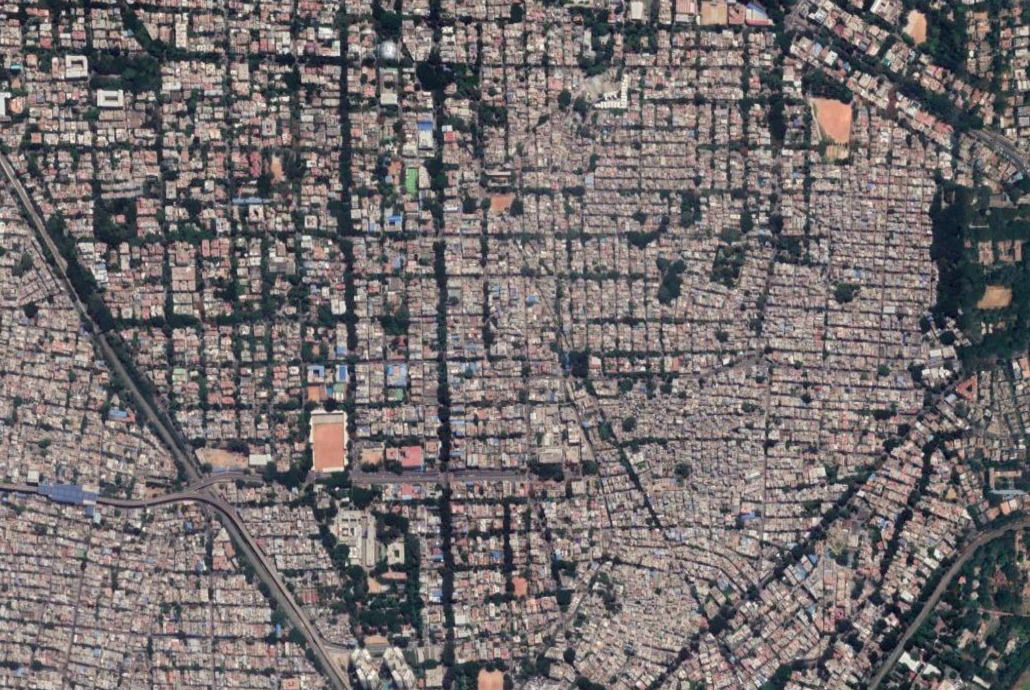
#> input picture generated/560003.png, 1030 x 690 px; its folder holds only this picture in this run
$ python percentage.py
#> lines starting #> are read from the running program, lines starting #| are printed output that depends on the picture; after the words box and inside, x2 and y2 are one past the last pixel; in counts of white or black regions, pixels touching at a corner belong together
import cv2
import os
import csv
import numpy as np


images_folder_path = os.path.abspath(os.path.join('generated')) + '/'
generated_folder_path = os.path.abspath(os.path.join('masks')) + '/'
images_list = os.listdir(images_folder_path)
images = [i.split('.')[0] for i in images_list]
print(len(images))
lower_green = np.array([40, 0, 0])
upper_green = np.array([100, 255, 255])

if os.path.exists("data.txt"):
  os.remove("data.txt")
else:
  print("The file 'data.txt' does not exist")

x = 690
y = 1029

location = [["NW", "W", "SW"],["N", "C", "S"],["NE", "E", "SE"]]

with open("data.txt", "a") as file_object:

    for image in images:

        img = cv2.imread(images_folder_path + image + '.png')
#> img is the input picture: shape (690, 1030, 3); mean B, G, R 109.7, 109, 115.3

        #cv2.imwrite(generated_folder_path + image + '.png', maskg)
        for i in range(0,3):
            for j in range(0,3):

                sector = img[int(x*j/3):int(x*(j+1)/3), int(y*i/3):int(y*(i+1)/3)]
                hsv = cv2.cvtColor(sector, cv2.COLOR_BGR2HSV)
                maskg = cv2.inRange(hsv, lower_green, upper_green)

                green_pixels = 0
                total_pixels = sector.shape[0] * sector.shape[1]

                for a in range(0, maskg.shape[0]):
                    for b in range(0,maskg.shape[1]):
                        if maskg[a,b] == 255:
                            green_pixels += 1

                perc = round( (green_pixels / total_pixels * 100) , 2)
                cv2.imwrite('sector-images/' + image + "-" + location[i][j] + '.png' ,sector)
                cv2.imwrite('sector-masks/' + image + "-" + location[i][j] + '.png',maskg )

                file_object.write(image + "-" + location[i][j] + "," + str(perc) + "\n")
                print(image + "-" + location[i][j] + "," + str(perc) + "\n")
#> this loop made 3 passes
#> pass 1, `cv2.imwrite('sector-images/' + image + "-" + location[i][j] + '.png' ,..`:
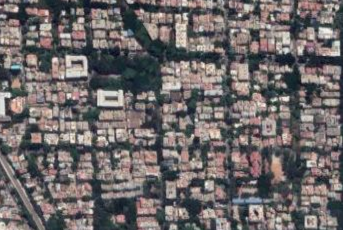
#> saved as 560003-NW.png: shape (230, 343, 3); mean B, G, R 104.1, 103.8, 109.2
#> pass 1, `cv2.imwrite('sector-masks/' + image + "-" + location[i][j] + '.png',ma..`:
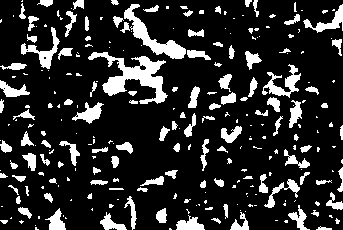
#> saved as 560003-NW.png: shape (230, 343); 16.9% white; 264 white regions (148 under 20 px), largest, box (x1, y1, x2, y2) and area: (88, 52, 168, 104) 1528, (124, 4, 186, 59) 899, (262, 64, 301, 98) 491
#> pass 1, `cv2.imwrite('sector-images/' + image + "-" + location[i][j] + '.png' ,..`:
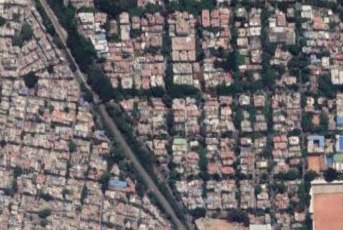
#> saved as 560003-W.png: shape (230, 343, 3); mean B, G, R 108.1, 107.4, 113.6
#> pass 1, `cv2.imwrite('sector-masks/' + image + "-" + location[i][j] + '.png',ma..`:
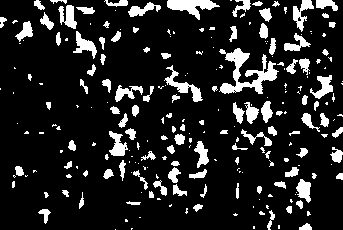
#> saved as 560003-W.png: shape (230, 343); 14% white; 237 white regions (129 under 20 px), largest, box (x1, y1, x2, y2) and area: (219, 48, 279, 94) 1051, (167, 0, 220, 20) 510, (164, 65, 203, 102) 372
#> after the loop: hsv: shape (230, 343, 3); mean H, S, V 78.9, 43.4, 113.7
#> after the loop:
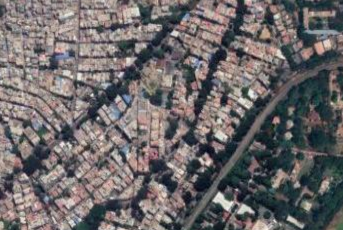
#> sector: shape (230, 343, 3); mean B, G, R 104.5, 103.5, 108

$ run again, on generated/560020.png
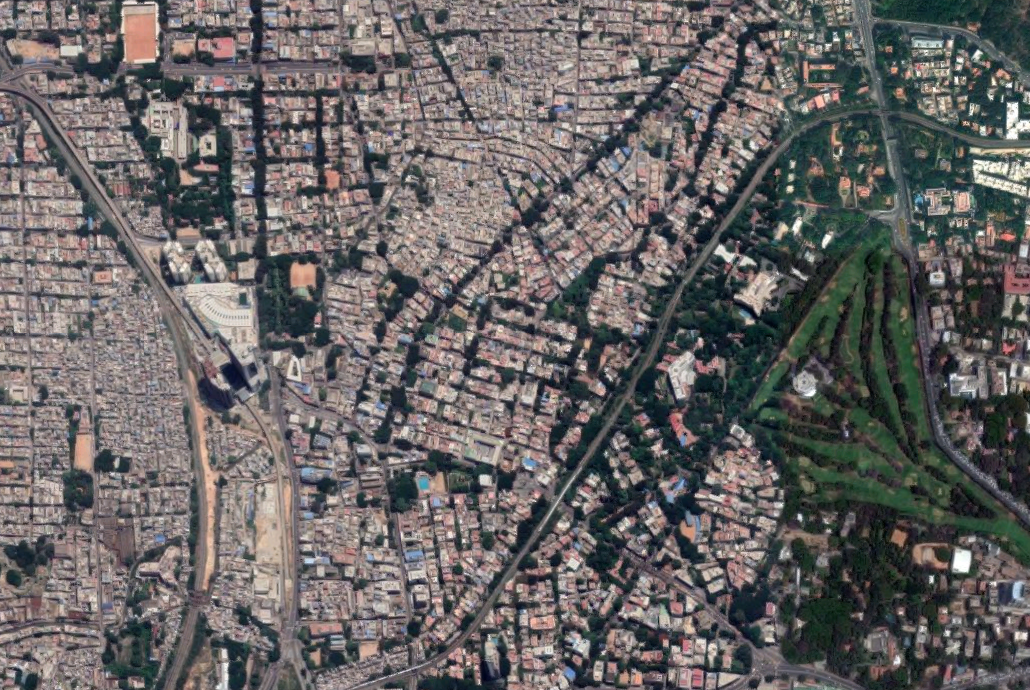
#> input picture generated/560020.png, 1030 x 690 px
#> img is the input picture: shape (690, 1030, 3); mean B, G, R 99.9, 100.2, 103.6
#> the loop `for i in range(0,3):` made 3 passes
#> pass 1, `cv2.imwrite('sector-masks/' + image + "-" + location[i][j] + '.png',ma..`:
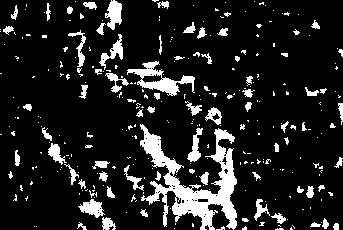
#> saved as 560020-NW.png: shape (230, 343); 13.2% white; 304 white regions (228 under 20 px), largest, box (x1, y1, x2, y2) and area: (140, 124, 237, 230) 3681, (127, 61, 195, 96) 813, (105, 0, 122, 30) 325
#> after the loop `for i in range(0,3):`:
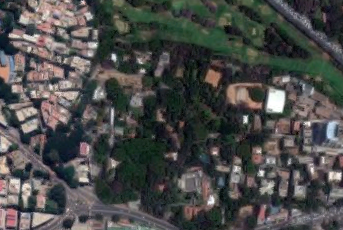
#> sector: shape (230, 343, 3); mean B, G, R 73.7, 75.3, 74.8

$ run again, on generated/560025.png
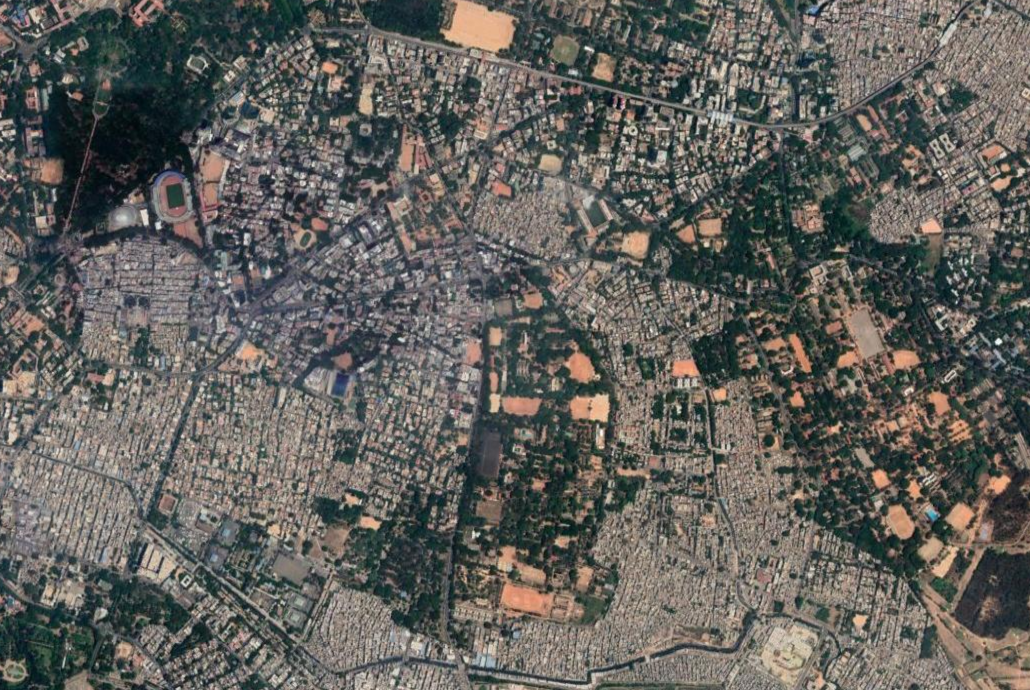
#> input picture generated/560025.png, 1030 x 690 px
#> img is the input picture: shape (690, 1030, 3); mean B, G, R 92.2, 96.6, 97.7
#> the loop `for i in range(0,3):` made 3 passes
#> pass 1, `cv2.imwrite('sector-masks/' + image + "-" + location[i][j] + '.png',ma..`:
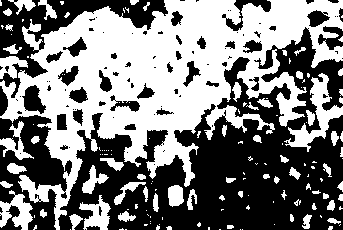
#> saved as 560025-NW.png: shape (230, 343); 49.4% white; 147 white regions (83 under 20 px), largest, box (x1, y1, x2, y2) and area: (0, 0, 343, 230) 31342, (284, 73, 343, 152) 1315, (0, 190, 33, 230) 682
#> after the loop `for i in range(0,3):`:
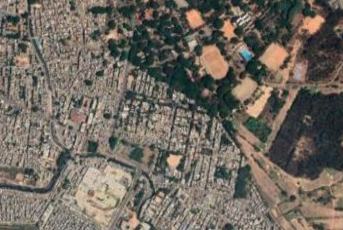
#> sector: shape (230, 343, 3); mean B, G, R 95.8, 105, 111.6

$ run again, on generated/560027.png
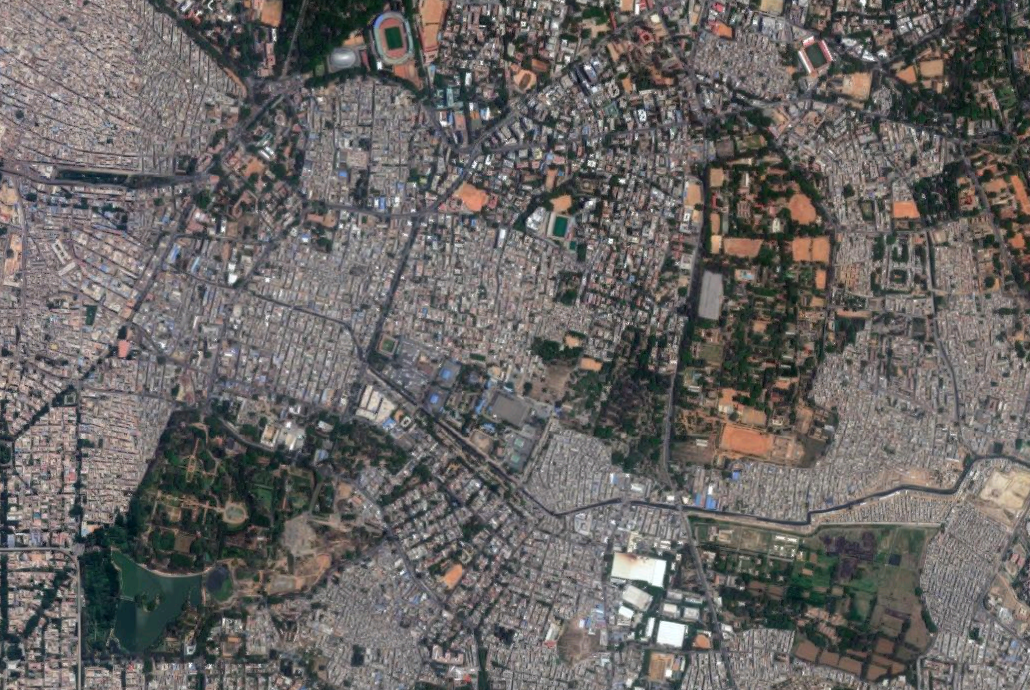
#> input picture generated/560027.png, 1030 x 690 px
#> img is the input picture: shape (690, 1030, 3); mean B, G, R 99.6, 101.3, 104.5
#> the loop `for i in range(0,3):` made 3 passes
#> pass 1, `cv2.imwrite('sector-masks/' + image + "-" + location[i][j] + '.png',ma..`:
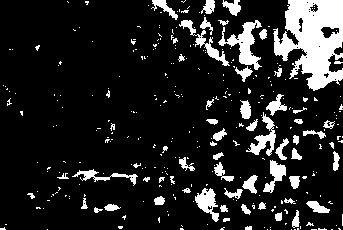
#> saved as 560027-NW.png: shape (230, 343); 14.3% white; 315 white regions (254 under 20 px), largest, box (x1, y1, x2, y2) and area: (273, 0, 343, 91) 4021, (218, 20, 262, 70) 776, (246, 112, 276, 156) 450
#> after the loop `for i in range(0,3):`:
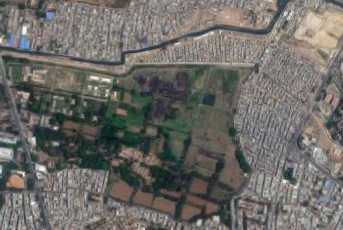
#> sector: shape (230, 343, 3); mean B, G, R 102.6, 106.8, 108.8
